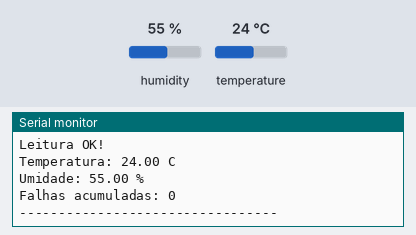
The sketch below on a simulated Arduino Uno, built with avr-gcc and run on an emulated ATmega328P. Shown: the last lines printed to the serial monitor. Inputs (shaded band) come from the test bench; at power-on: humidity 55 %, temperature 24 °C.

Above: at 3.2 s.
3.3 s: humidity set to 22 %
At 5.9 s:
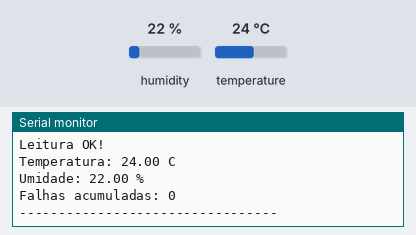
7.1 s: temperature set to 12 °C
10.9 s: humidity set to 40 %
At 12.4 s:
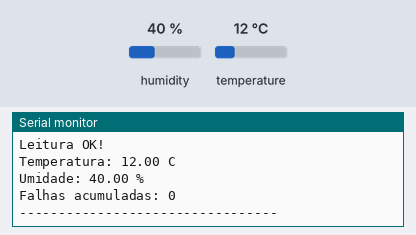
Timing chart, 0 to 13.9 s (numbered marks = the images above; inputs shaded):
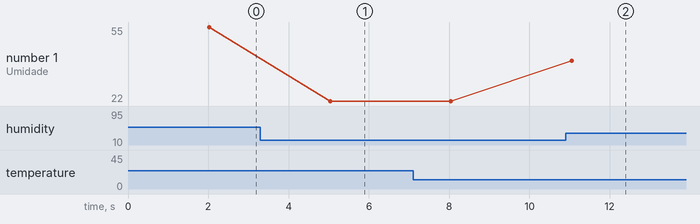

Measured:
- after the input at 3.3 s, the serial monitor: prints a new line after 1.7 s (image 1)
- after the input at 10.9 s, the serial monitor: prints a new line after 0.16 s (image 2)
- plotted number 1: 22 → 40 after the input at 10.9 s

The sketch:

test_dht22.ino
```cpp
#include "DHT.h"

#define DHTPIN 4
#define DHTTYPE DHT22

DHT dht(DHTPIN, DHTTYPE);

int leitura = 0;
int falhas = 0;

void setup() {
  Serial.begin(115200);
  delay(2000);

  Serial.println("=================================");
  Serial.println("INICIANDO TESTE DO SENSOR DHT22");
  Serial.println("=================================");

  Serial.print("Pino de dados: ");
  Serial.println(DHTPIN);

  Serial.print("Tipo de sensor: ");
  Serial.println("DHT22");

  Serial.println("Inicializando sensor...");
  dht.begin();

  Serial.println("Aguarde as leituras...");
  Serial.println();
}

void loop() {

  leitura++;

  Serial.println("---------------------------------");
  Serial.print("Leitura numero: ");
  Serial.println(leitura);

  Serial.println("Lendo sensor...");

  float h = dht.readHumidity();
  float t = dht.readTemperature();

  if (isnan(h) || isnan(t)) {

    falhas++;

    Serial.println("ERRO: Falha na leitura do DHT22");
    Serial.print("Total de falhas: ");
    Serial.println(falhas);

    Serial.println();
    Serial.println("Possiveis causas:");
    Serial.println("1 - Sensor mal conectado");
    Serial.println("2 - Falta de resistor pull-up (4.7k a 10k)");
    Serial.println("3 - Pino errado configurado");
    Serial.println("4 - Sensor queimado");
    Serial.println("5 - Intervalo de leitura muito curto");

  } else {

    Serial.println("Leitura OK!");

    Serial.print("Temperatura: ");
    Serial.print(t);
    Serial.println(" C");

    Serial.print("Umidade: ");
    Serial.print(h);
    Serial.println(" %");

    Serial.print("Falhas acumuladas: ");
    Serial.println(falhas);
  }

  Serial.println("---------------------------------");
  Serial.println();

  delay(3000);  // DHT22 precisa de pelo menos 2 segundos
}
```
